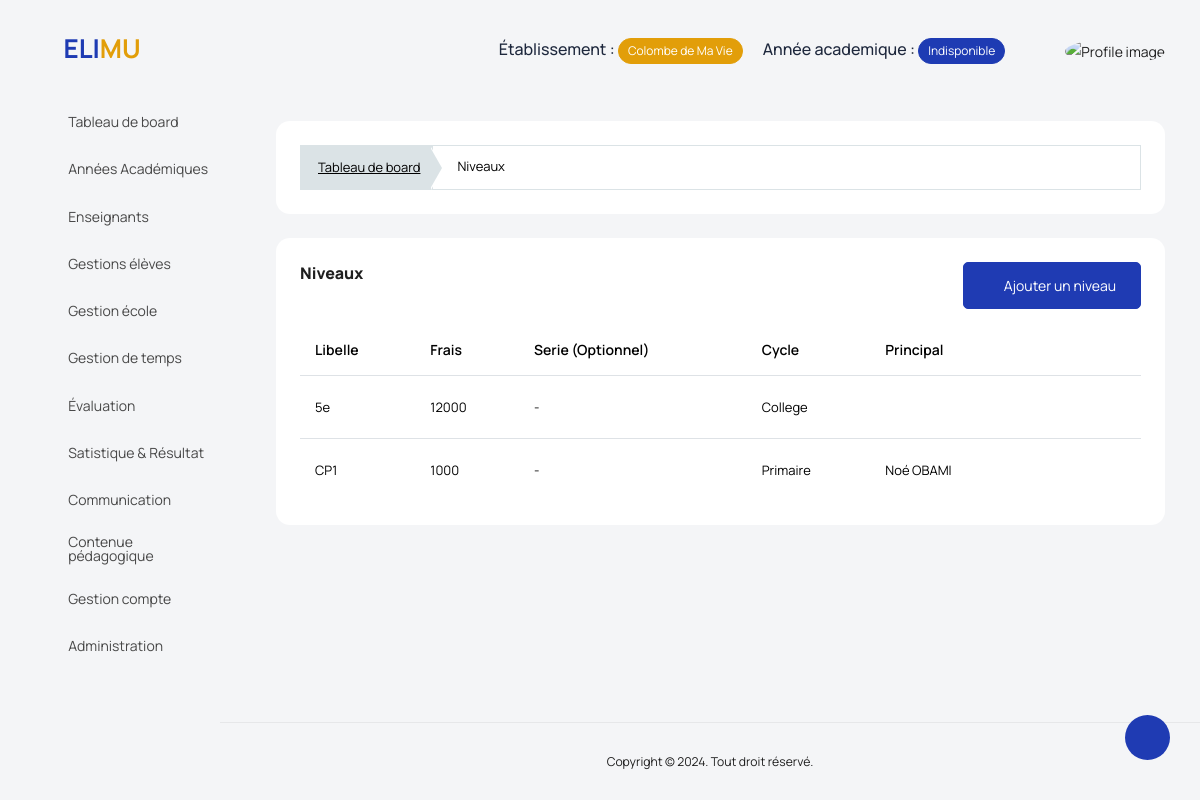
Page /gestion_ecole/niveaux/ (signed in) on the earlier database version.
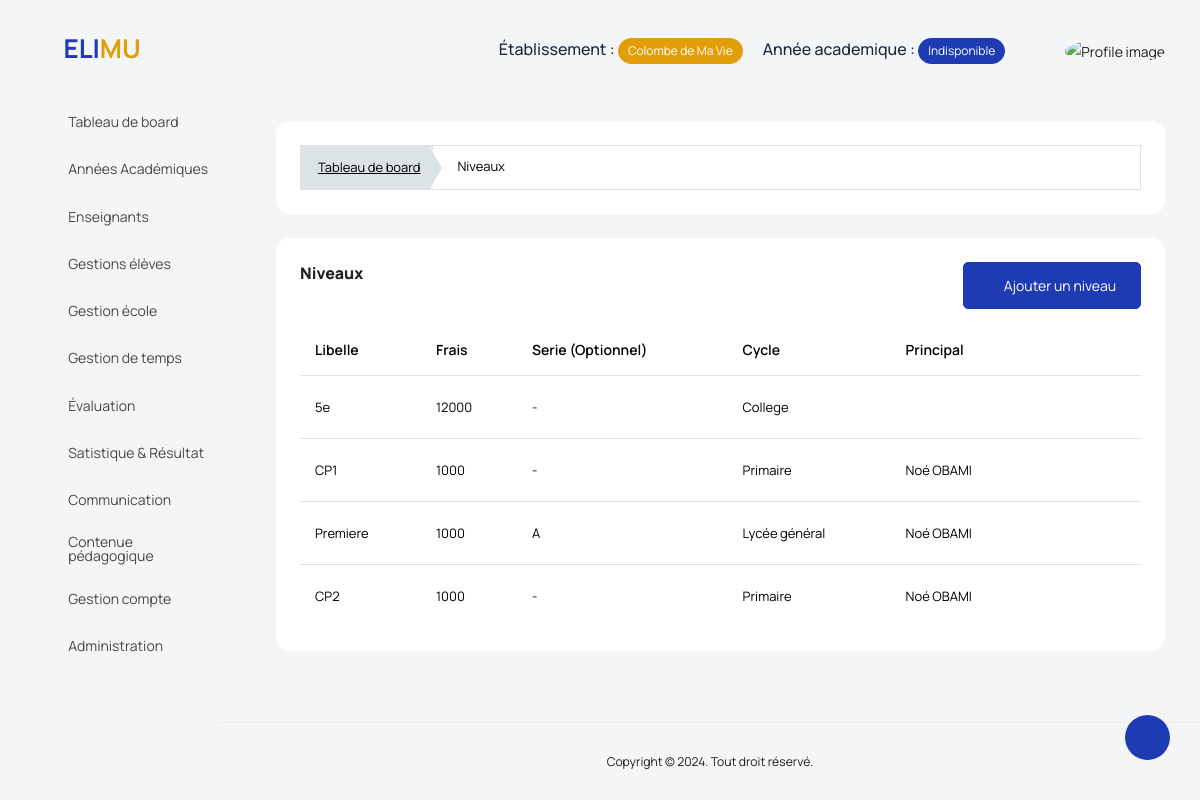
Same page on the later database version.
### backend/models/gestion_ecole.py (models this page shows, shortened)
class Level(models.Model):
    label = models.CharField(max_length=50)
    fees = models.IntegerField(default=1000)
    cycles = models.CharField(choices=cycles, max_length=30)
    serie = models.ForeignKey(Series, on_delete=models.CASCADE, blank=True, null=True)
    principal_teacher = models.ForeignKey(Teacher, on_delete=models.SET_NULL, blank=True, null=True)
    school = models.ForeignKey(Etablishment, on_delete=models.CASCADE)
    created_at = models.DateTimeField(auto_now_add=True)
    updated_at = models.DateTimeField(auto_now=True)

class Teacher(models.Model):
    lastname = models.CharField(max_length=50, blank=True)
    firstname = models.CharField(max_length=50, blank=True)
    address = models.CharField(max_length=50, blank=True)
    tel = models.CharField(max_length=20, blank=True)
    city = models.CharField(max_length=17, choices=cities, blank=True)
    sex = models.CharField(max_length=10, choices=sexes, blank=True)
    bithday = models.DateField(blank=True, null=True)
    nationality = models.CharField(max_length=20, blank=True)
    email = models.CharField(max_length=120, blank=True)
    school = models.ForeignKey(Etablishment, on_delete=models.CASCADE)
    status = models.CharField(max_length=20, blank=True)
    last_diploma = models.CharField(max_length=20, choices=last_diploma, blank=True,)
    picture = models.ImageField(upload_to="teacher_images", blank=True, null=True)
    type_of_counter = models.CharField(max_length=20, blank=True)
    start_of_contrat = models.DateField(blank=True, null=True)
    end_of_contrat = models.DateField(blank=True, null=True)
    created_at = models.DateTimeField(auto_now_add=True, null=True)
    updated_at = models.DateTimeField(auto_now=True, null=True)
    def fullname(self):
        return f"{self.firstname} {self.lastname}"

class Series(models.Model):
    title = models.CharField(max_length=50)
    school = models.ForeignKey(Etablishment, on_delete=models.CASCADE)
    created_at = models.DateTimeField(auto_now_add=True)
    updated_at = models.DateTimeField(auto_now=True)
    def __str__(self):
        return f"{self.title}"

### manager_dashboard/views/gestion_universite_view.py (the view, shortened to what this page needs)
class LevelsView(View):
    template = "manager_dashboard/gestion_ecole/niveaux.html"
    def dispatch(self,request, *args, **kwargs):
        if not request.user.is_authenticated:
            return redirect('manager_dashboard:login')
        if request.user.is_manager or request.user.is_admin_school:
            return super().dispatch(request, *args, **kwargs)
        return redirect('manager_dashboard:logout')
    def get(self, request, *args, **kwargs):
        levels = Level.objects.filter(school=request.user.school)
        context = {'levels': levels}
        return render(request, template_name=self.template, context=context)

### manager_dashboard/templates/manager_dashboard/gestion_ecole/niveaux.html (shortened to what this page needs)
{% extends '../base.html' %}
{% load static %}
{% block content %}
<div class="col-md-12 grid-margin stretch-card">
      <div class="card">
        <div class="card-body">
          <div class="template-demo">
            <nav aria-label="breadcrumb">
              <ol class="breadcrumb breadcrumb-custom">
                <li class="breadcrumb-item">
                  <a href='{% url "manager_dashboard:index" %}'>Tableau de board</a>
                </li>
                <li class="breadcrumb-item active" aria-current="page">
                  <span>Niveaux</span>
                </li>
              </ol>
            </nav>
          </div>
        </div>
      </div>
    </div>
  <div class="card">
    <div class="card-body">
      <div class="d-sm-flex justify-content-between align-items-start">
        <div>
          <h4 class="card-title card-title-dash">Niveaux</h4>
        </div>
        <div>
          {% if not user.is_admin_school %}
            <a
              href='{% url "manager_dashboard:add_level" %}'
              class="btn btn-primary text-white mb-0 me-0"
              ><i class=" mdi mdi-plus-box "></i> Ajouter un niveau</a
            >
          {% endif %}
        </div>
      </div>
      <div class="row mt-3">
        <div class="col-12">
          <div class="table-responsive">
            <table id="order-listing" class="table">
                <thead>
                    <tr>
                        <th scope="col">Libelle</th>
                        <th scope="col">Frais</th>
                        <th scope="col">Serie (Optionnel)</th>
                        <th scope="col">Cycle</th>
                        <th scope="col">Principal</th>
                        <th scope="col"></th>
                    </tr>
                </thead>
                <tbody id="elementList">
                    {% for level in levels %}
                        <tr data-id="{{level.id}}">
                            <td>  {{ level.label }} </td>
                            <td>  {{ level.fees }}</td>
                            {% if level.serie %}
                                <td>  {{ level.serie }} </td>
                            {% else %}
                                <td> - </td>
                            {% endif %}
                            <td>  {{ level.cycles }} </td>
                            <td>  {{ level.principal_teacher.fullname }} </td>
                            <td>
                              {% if not user.is_admin_school %}
                                <a href="{% url 'manager_dashboard:edit_level' level.id %}" class="p-2">
                                    <i class="fa fa-edit h4 text-dark"></i></a>
                                <a href="#" onclick="delete_function({{level.id}})">
                                    <i class="fa fa-trash-o h4 text-danger"></i></a>
                                {% endif %}
                            </td>
                        </tr>
                    {% endfor %}
                </tbody>
            </table>
          </div>
        </div>
      </div>
    </div>
  </div>
{% endblock content %}

Differences in the rows shown:
added Level: label "Premiere", fees "1000", serie "A", cycles "Lycée général", principal_teacher.fullname "Noé OBAMI"
added Level: label "CP2", fees "1000", cycles "Primaire", principal_teacher.fullname "Noé OBAMI"
